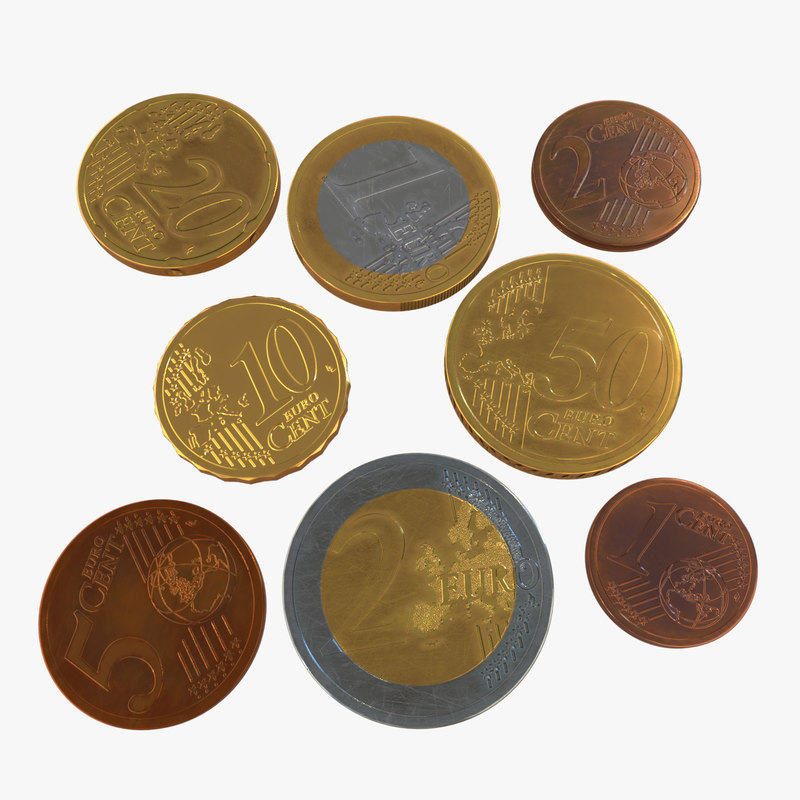
#> input picture M6_Computer_Vision/06. Contours and Blob detection/img/coins5.jpg, 800 x 800 px
$ jupyter execute Contours.ipynb   (shell and % lines are left out)
#> lines starting #> are read from the running program, lines starting #| are printed output that depends on the picture; after the words box and inside, x2 and y2 are one past the last pixel; in counts of white or black regions, pixels touching at a corner belong together
# Computer Vision Contours

[cell 1]
import cv2
import numpy as np
import matplotlib.pyplot as plt

## Contours

[cell 2]
# Have a look at the image below
color_coins = cv2.imread('img/coins5.jpg', cv2.IMREAD_COLOR)
#> color_coins is the input picture: shape (800, 800, 3); mean B, G, R 164.8, 180.7, 193.5
rgb_coins = cv2.cvtColor(color_coins,cv2.COLOR_BGR2RGB)

plt.figure(figsize = (12,8))
plt.imshow(rgb_coins);

[cell 3]
# Convert the image above to grayscale
gray_coins = cv2.cvtColor(color_coins, cv2.COLOR_RGB2GRAY)


# Apply some gaussian blur to it (try differente size kernels)
kernel = (11, 11)
std = 3
blur_coins = cv2.GaussianBlur(gray_coins, kernel, std)
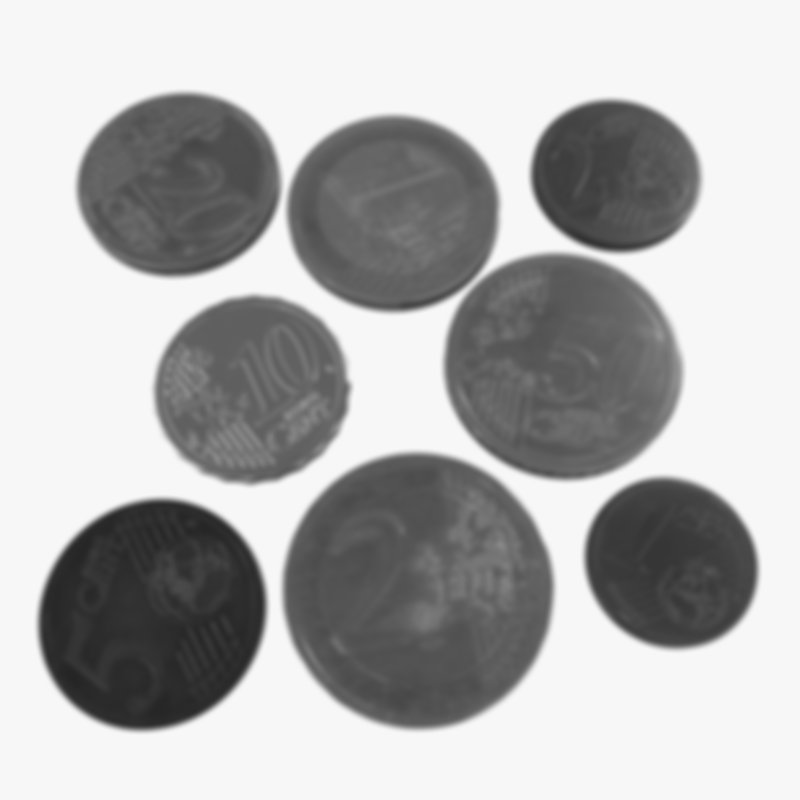
#> blur_coins: shape (800, 800); min 37, max 247, mean 177.4


# Apply Canny to find edges and display the image
edge_coins = cv2.Canny(blur_coins, 100, 200)
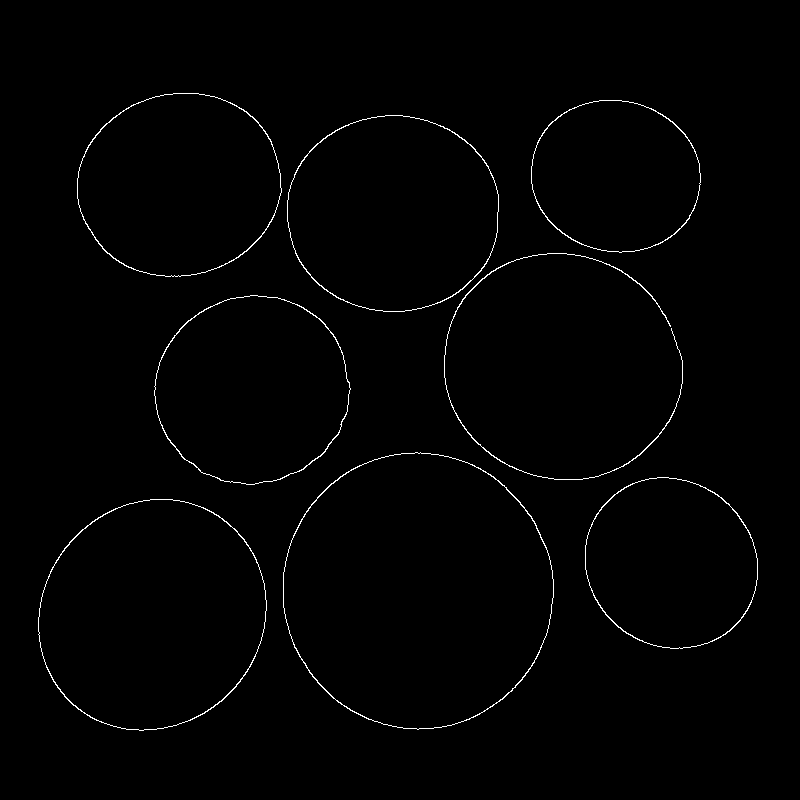
#> edge_coins: shape (800, 800); 0.93% white in thin lines or dots, all inside (x1, y1, x2, y2) = (38, 93, 758, 731)

plt.figure(figsize = (12,8))
plt.imshow(edge_coins, cmap='gray');

[cell 4]
contours_color = (0, 255, 0)

[cell 5]
# Now find the contours on the image where you applied canny as well as in the grayscale image
# Draw the contours on the images (or better yet on copies of the images)
# Display the images, how does it look like?

contours, h = cv2.findContours(edge_coins, cv2.RETR_EXTERNAL, cv2.CHAIN_APPROX_NONE)
#> contours = 8 contours; box (x1, y1, x2, y2) and area: (283, 452, 554, 730) 58468, (38, 499, 267, 731) 41128, (287, 115, 499, 312) 32882, (77, 93, 282, 277) 29296, (154, 295, 351, 485) 28632, (585, 477, 758, 649) 23077, (531, 100, 701, 253) 20261, (444, 253, 683, 480) 178; h = [[1, -1, -1, -1], [2, 0, -1, -1], [3, 1, -1, -1], [4, 2, -1, -1], [5, 3, -1, -1], [6, 4, -1, -1], [7, 5, -1, -1], [-1, 6, -1, -1]]
coins_contours = rgb_coins.copy()
cv2.drawContours(coins_contours, contours, -1, contours_color, 3)
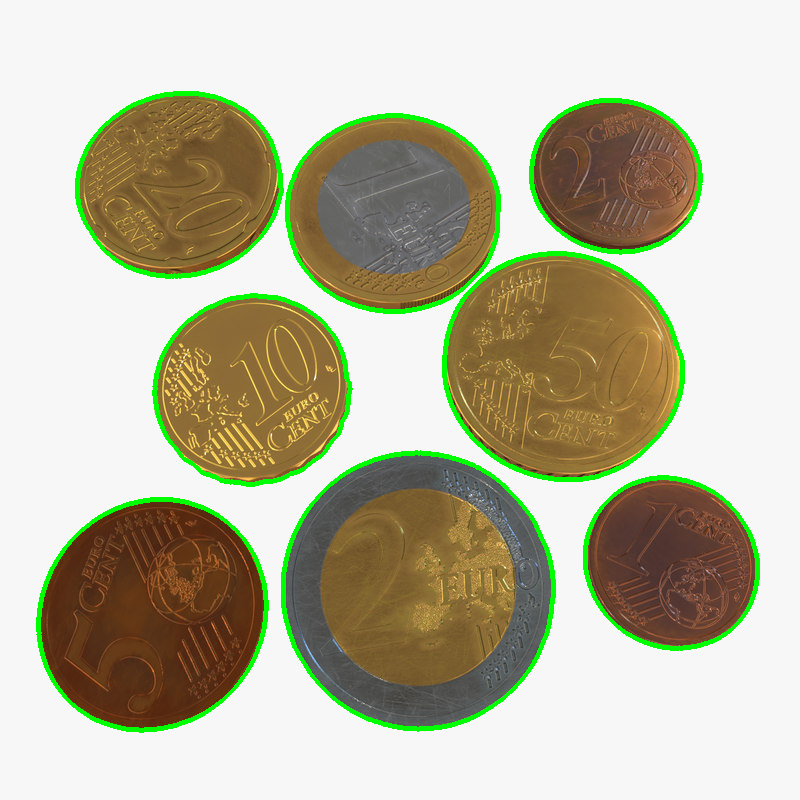
#> coins_contours: shape (800, 800, 3); mean R, G, B 186.3, 183.7, 159.1

plt.figure(figsize = (12,8))
plt.imshow(coins_contours);

[Hint](# "You will need to use cv2.findContours and cv2.drawContours")

[cell 6]
# print the number of contours that has been found
len(contours)
#> Out = 8

[Hint](# "Simply use the built it python len funtion -> len(coins_contours)")

[cell 7]
# Load your own images and try the same, Note:
# applying gaussian blur and canny is not necessary but can be useful to clean up the image and get rid of noise

[cell 8]
stuff = cv2.imread('img/mine.jpg', cv2.IMREAD_COLOR)
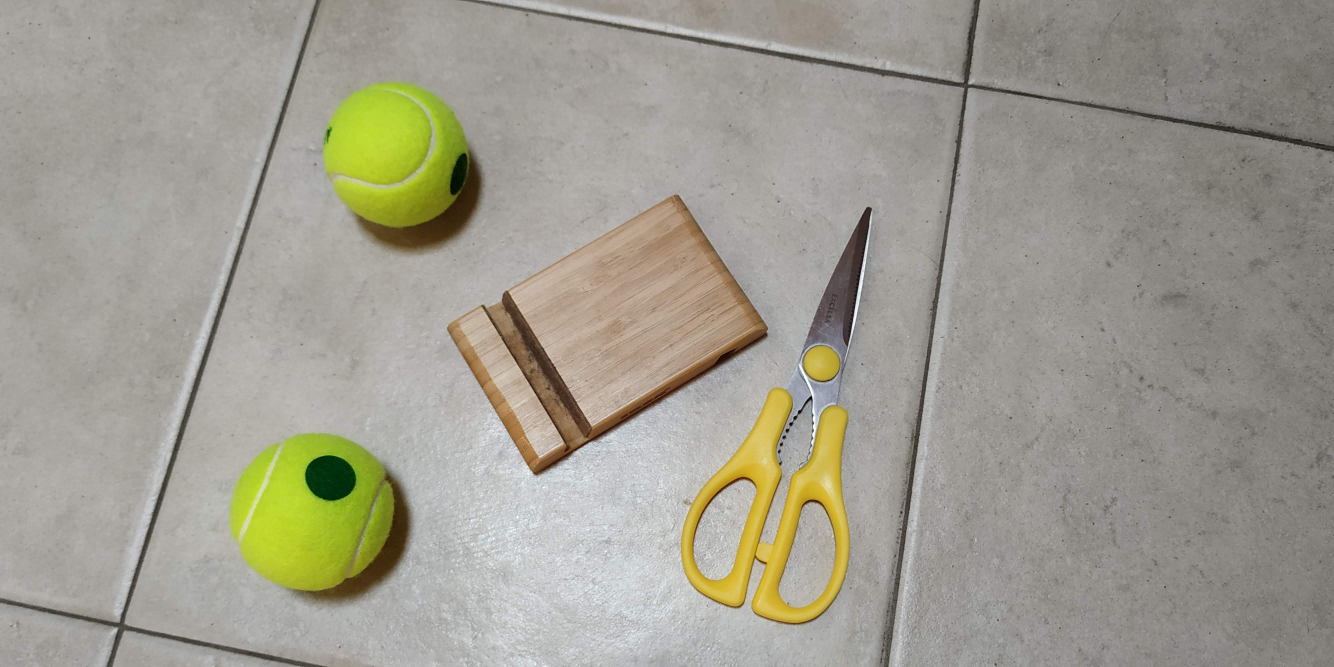
#> input picture M6_Computer_Vision/06. Contours and Blob detection/img/mine.jpg, 4000 x 2000 px (shown at 1/3 size)
#> stuff is the input picture: shape (2000, 4000, 3); mean B, G, R 143.8, 156.4, 159.6

resized_stuff = cv2.resize(stuff, (1400, 800), )
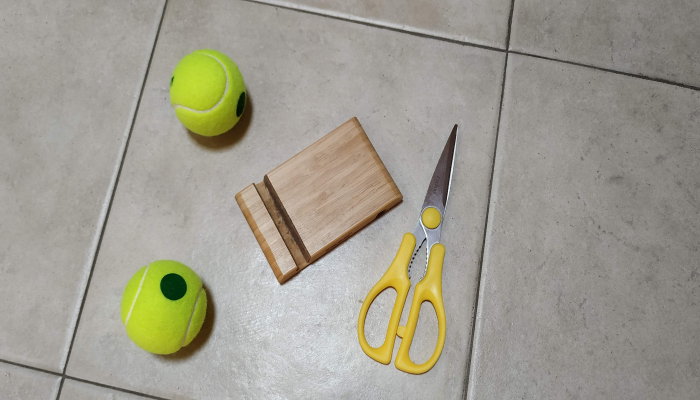
#> resized_stuff: shape (800, 1400, 3) (shown at 1/2 size); mean B, G, R 143.8, 156.4, 159.6

rgb_stuff = cv2.cvtColor(resized_stuff,cv2.COLOR_BGR2RGB)

plt.figure(figsize = (12,8))
plt.imshow(rgb_stuff);

[cell 9]
gray_stuff = cv2.cvtColor(rgb_stuff, cv2.COLOR_RGB2GRAY)
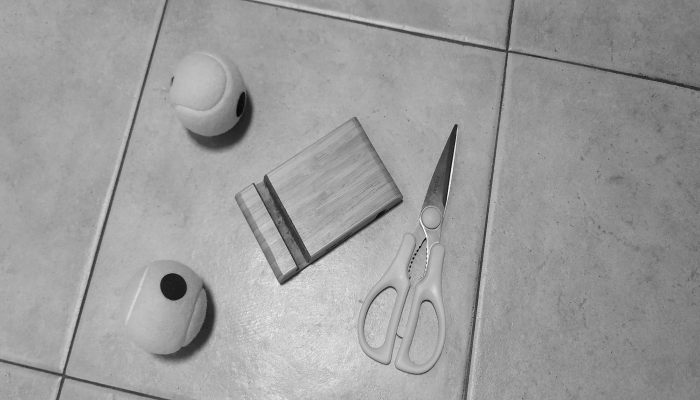
#> gray_stuff: shape (800, 1400) (shown at 1/2 size); min 1, max 254, mean 155.7


# Apply some gaussian blur to it (try differente size kernels)
kernel = (51, 51)
std = 3
blur_stuff = cv2.GaussianBlur(gray_stuff, kernel, std)


# Apply Canny to find edges and display the image
edge_stuff = cv2.Canny(blur_stuff, 25, 25)
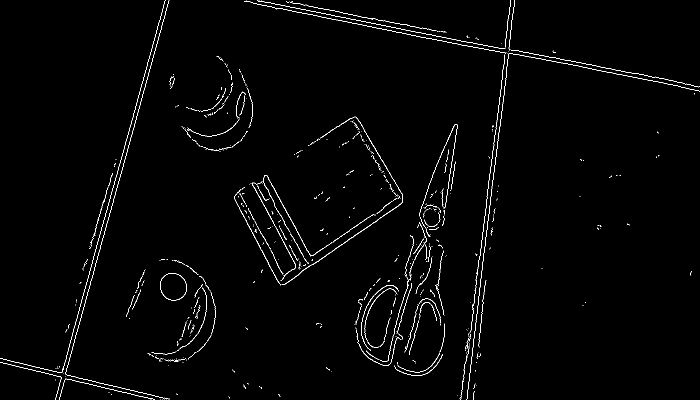
#> edge_stuff: shape (800, 1400) (shown at 1/2 size); 1.3% white in thin lines or dots

plt.figure(figsize = (12,8))
plt.imshow(edge_stuff, cmap='gray');

[cell 10]
contours_stuff, h_stuff = cv2.findContours(edge_stuff, cv2.RETR_EXTERNAL, cv2.CHAIN_APPROX_NONE)
#> contours_stuff = 656 contours, 643 with area under 20; largest, box (x1, y1, x2, y2) and area: (320, 546, 374, 602) 2270, (563, 233, 806, 570) 203, (525, 350, 664, 513) 90, (503, 365, 592, 562) 82, (469, 378, 562, 571) 68; h_stuff = 656 rows, first 6: [1, -1, -1, -1], [2, 0, -1, -1], [3, 1, -1, -1], [4, 2, -1, -1], [5, 3, -1, -1], [6, 4, -1, -1]
stuff_contours = rgb_stuff.copy()
cv2.drawContours(stuff_contours, contours_stuff, -1, contours_color, 3)
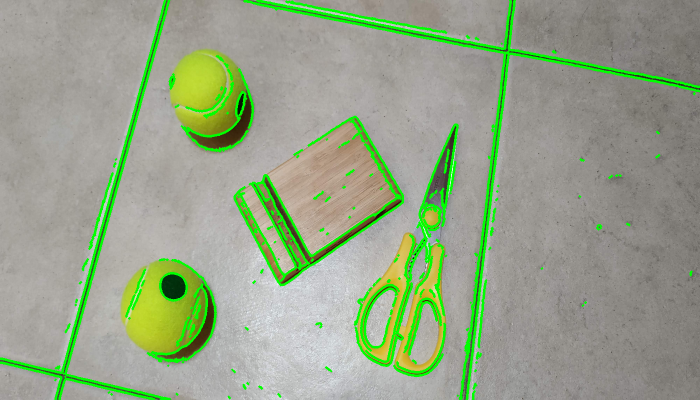
#> stuff_contours: shape (800, 1400, 3) (shown at 1/2 size); mean R, G, B 150.2, 163.8, 136.6

plt.figure(figsize = (12,8))
plt.imshow(stuff_contours);

## Sorting Contours

### By area

[cell 11]
def get_contour_areas(contours):
    all_areas = []
    for contour in contours:
        contour_area = cv2.contourArea(contour)
        all_areas.append(contour_area)
#> this loop made 8 passes
#> contour_area on passes 1 to 8: 41128.5, 23077, 58468, 28632, 177.5, 32882.5, 20261, 29296
#> after the loop, all_areas = [41128.5, 23077, 58468, 28632, 177.5, 32882.5, 20261, 29296]
    return all_areas

[cell 12]
# We can sort contours with any function, a really useful way of sorting is by area, in many situations we might
# only want to find the biggest or smallest contours, I'm providing the function I use to get all contour areas
# This function is useful to be able to see at a glance all contours areas and get a sense of what is the biggest
# And which one is the smallest one, however we will not use this to sort them we can just pass cv2.contourArea
# To the function that is going to be sorting it later
# Call get_contour_areas an pass in the list of contours you got with openCV and then store the results in a var

[cell 13]
# Print the contour areas to screen
contour_areas = get_contour_areas(contours)
#> contour_areas has the same summary as all_areas in get_contour_areas

contour_areas
#> Out has the same summary as all_areas in get_contour_areas

[cell 14]
# Now sort the areas by biggest to smallest and print the sorted areas
biggest2smaller = sorted(contour_areas, reverse=True)
#> biggest2smaller = [58468, 41128.5, 32882.5, 29296, 28632, 23077, 20261, 177.5]

biggest2smaller
#> Out has the same summary as biggest2smaller

[Hint](# "Use the built it python sorted funtion pass in the cv2.contourArea as the key for sorting")

[cell 15]
# Now sort the areas in the opposite way smallest to biggest and print the sorted areas
smallest2biggest = sorted(contour_areas)
#> smallest2biggest = [177.5, 20261, 23077, 28632, 29296, 32882.5, 41128.5, 58468]

smallest2biggest
#> Out has the same summary as smallest2biggest

[cell 16]
# Filter out only the 5 biggest contours and print them
five_biggest = biggest2smaller[:5]
#> five_biggest = [58468, 41128.5, 32882.5, 29296, 28632]
five_biggest
#> Out = [58468, 41128.5, 32882.5, 29296, 28632]

[Hint](# "Just slice the array!")

[cell 17]
# Now in a clean image draw the contours you just filtered out and display it
filtered_contours = rgb_coins.copy()

sorted_cont = sorted(contours, key=cv2.contourArea, reverse=True)
#> sorted_cont has the same summary as contours

cv2.drawContours(filtered_contours, sorted_cont[:5], -1, contours_color, 3)
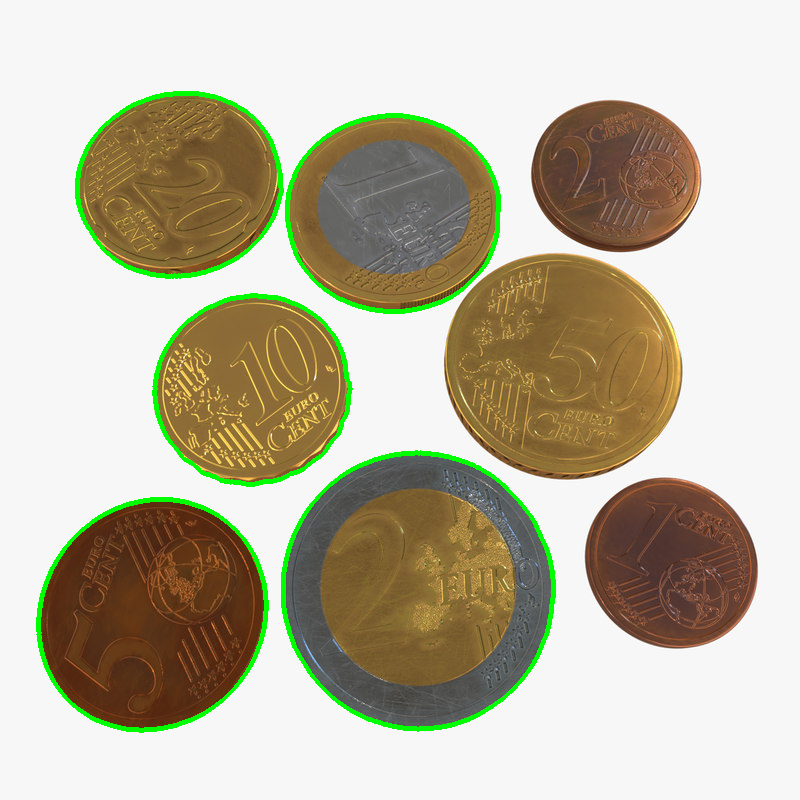
#> filtered_contours: shape (800, 800, 3); mean R, G, B 188.8, 182.7, 161.1

plt.figure(figsize = (12,8))
plt.imshow(filtered_contours);
